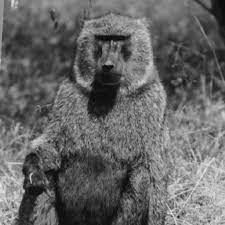
#> input picture image.jpg, 225 x 225 px
$ jupyter execute hw1_data_processing_q2.ipynb
#> lines starting #> are read from the running program, lines starting #| are printed output that depends on the picture
[cell 1]
#import libraries
import matplotlib.pyplot as plt
import imageio
import numpy as np
from skimage import io, color
import cv2

[cell 2]
def image_init_resize():
  image = io.imread("image.jpg")
#> image is the input picture: shape (225, 225, 3); min 0, max 241, mean 101.8
  new_image = cv2.resize(image, (512,512))
  new_image_array = np.array(new_image, dtype=int)
  fixed_image_arr = new_image_array[:, :, 0]
  return fixed_image_arr, image

[cell 3]
def sub_sample(D,image_array, function):
  new_size = image_array.shape / np.power(D, 1)
  new_image = np.zeros((int(new_size[0]), int(new_size[1])))
  for k in range(0, image_array.shape[0], D):
    for l in range(0, image_array.shape[1], D):
      val_vector = []
      for i in range(k, k+D):
        for j in range(l, l+D):
          val_vector.append(image_array[i][j])
      new_i = int(k / D)
      new_j = int(l / D)
      new_image[new_i, new_j] = function(val_vector)
  return new_image

[cell 4]
def reconstruction(image_arr_list):
  recon_list = []
  for b in range(1,9):
    D = 2**b
    image = image_arr_list[b-1]
    new_size = [image.shape[0]*D, image.shape[1]*D]
    new_image = np.zeros((int(new_size[0]), int(new_size[1])))
    for i in range(0, int(new_size[0])):
      for j in range(0, int(new_size[1])):
        new_image[i][j] = image[int(i / D), int(j / D)]
    recon_list.append(new_image)
  return recon_list

[cell 5]
def mse_error_calc(image_array, recon_image_array):
  image_array_flat = image_array.flatten()
  recon_image_array_flat = recon_image_array.flatten()
  err = np.sum((image_array_flat - recon_image_array_flat) ** 2)
  err /= (image_array.shape[0] * image_array.shape[1])
  return err

[cell 6]
def mad_error_calc(image_array, recon_image_array):
  image_array_flat = image_array.flatten()
  recon_image_array_flat = recon_image_array.flatten()
  err = np.sum(np.abs(image_array_flat - recon_image_array_flat))
  err /= (image_array.shape[0] * image_array.shape[1])
  return err

[cell 7]
def mse_sub_print(image_arr, subsampled_arr_mse):
  plt.figure(figsize=(20,8))
  for i in range(1,9):
    D = 2**i
    subsampled_arr_mse.append(sub_sample(D, image_arr, np.average))
    plt.subplot(2,4,i)
    plt.imshow(subsampled_arr_mse[i-1], cmap="gray")
    plt.title("D = " + str(D) + " MSE sub-sampling", fontweight="bold")
#> after the loop, subsampled_arr_mse = 8 items
  plt.show()
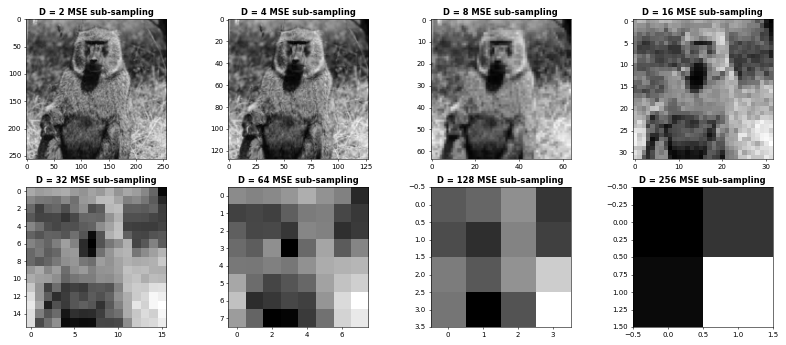
#> figure drawn by matplotlib, 8 panels
  return subsampled_arr_mse

[cell 8]
def mse_recon_print(subsampled_arr_mse):
  recon_image_arr = reconstruction(subsampled_arr_mse);
  plt.figure(figsize=(20,8))
  for i in range(1,9):
    plt.subplot(2,4,i)
    plt.imshow(recon_image_arr[i-1], cmap="gray")
    plt.title("D = " + str(2**i) + " MSE reconstruction", fontweight="bold")
  plt.show()
  return recon_image_arr

[cell 9]
def mad_sub_print(image_arr, subsampled_arr_mad):
  image_arr, img = image_init_resize()
  subsampled_arr_mad = []
  plt.figure(figsize=(20,8))
  for i in range(1,9):
    D = 2**i
    subsampled_arr_mad.append(sub_sample(D, image_arr, np.median))
    plt.subplot(2,4,i)
    plt.imshow(subsampled_arr_mad[i-1], cmap="gray")
    plt.title("D = " + str(D) + " MAD sub-sampling", fontweight="bold")
  plt.show()
  return subsampled_arr_mse

[cell 10]
def mad_recon_print(subsampled_arr_mad):
  recon_image_arr = reconstruction(subsampled_arr_mad);
  plt.figure(figsize=(20,8))
  for i in range(1,9):
    plt.subplot(2,4,i)
    plt.imshow(recon_image_arr[i-1], cmap="gray")
    plt.title("D = " + str(2**i) + " MAD reconstruction", fontweight="bold")
  plt.show()
  return recon_image_arr

[cell 11]
def error_print(image_arr, recon_arr_mse, recon_arr_mad):
  mse_error_arr = []
  plt.figure(figsize=(12,5))

  for i in range(1,9):
    recon_image = recon_arr_mse[i-1]
    mse_error_arr.append(mse_error_calc(image_arr, recon_image))
  plt.subplot(1,2,1)
  plt.plot([2**i for i in range(1,9)], mse_error_arr, "o", color="green")
  plt.title("MSE as a function of D")
  plt.xlabel("D value")
  plt.ylabel("MSE")

  mad_error_arr = []
  for i in range(1,9):
    recon_image = recon_arr_mad[i-1]
    mad_error_arr.append(mad_error_calc(image_arr, recon_image))
  plt.subplot(1,2,2)
  plt.plot([2**i for i in range(1,9)], mad_error_arr, "o", color="red")
  plt.title("MAD as a function of D")
  plt.xlabel("D value")
  plt.ylabel("MAD")

  plt.show()

[cell 12]
image_arr, img = image_init_resize()
subsampled_arr_mse = []
subsampled_arr_mad = []

First, we resized our image and changed its dimensions to 512x512.
Then, we refered $D=Nₓ=N_y=2^b$, for $b∈{1,...,8}$.

We obtained the following results for the requested ${J̃_i}_(i=1)^8$:

```
# This is formatted as code
```

[cell 13]
subsampled_arr_mse = mse_sub_print(image_arr, subsampled_arr_mse)
#> subsampled_arr_mse = 8 items

Next, We got the following results for the requested ${Ĵ_i}(i=1)^8$:

[cell 14]
subsampled_arr_mad = mad_sub_print(image_arr, subsampled_arr_mad)
#> subsampled_arr_mad = 8 items

Observing the two sets of the sub-sampled images, there are no big differences between them.
In addition, the noticable differences can be seen on images with higher D value, where every rectangular grid sample region is bigger, and in contrast - these differences are hardly noticed on images with lower D value, as also the image is getting sharper and clearer.

After implementing the standard reconstruction, we received the new sets of images ${k̃_i}_(i=1)^8$ and ${k̂_i}(i=1)^8$:

[cell 15]
recon_arr_mse = mse_recon_print(subsampled_arr_mse)
#> the loop in reconstruction, `for b in range(1,9):` made 8 passes
#> image on pass 8: [[88.61, 97.26], [90.36, 130.5]]
#> pass 1, in reconstruction, `image = image_arr_list[b-1]`:
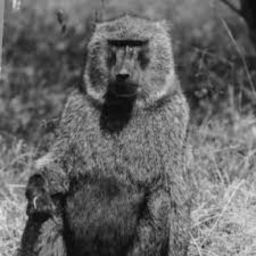
#> image: shape (256, 256) float64; min 4.75, max 235.5, mean 101.7
#> pass 2, in reconstruction, `image = image_arr_list[b-1]`:
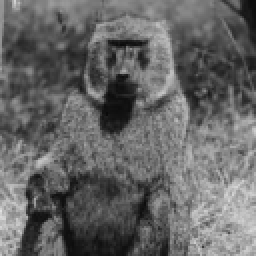
#> image: shape (128, 128) float64 (shown 2 times larger); min 10.19, max 224.1, mean 101.7
#> pass 3, in reconstruction, `image = image_arr_list[b-1]`:
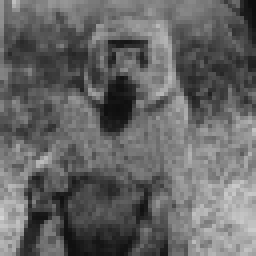
#> image: shape (64, 64) float64 (shown 4 times larger); min 13.06, max 211.7, mean 101.7
#> after the loop in reconstruction, `for b in range(1,9):`:
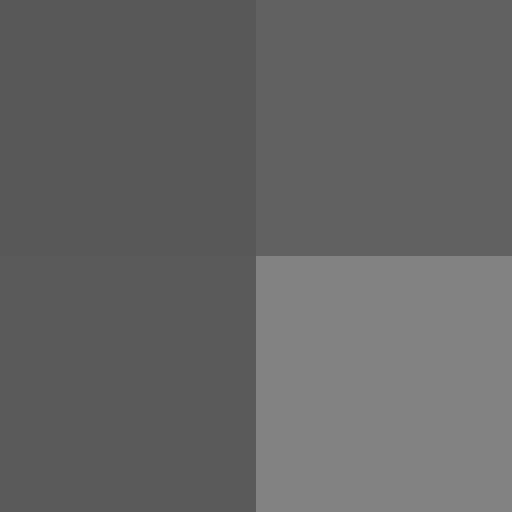
#> new_image: shape (512, 512) float64; min 88.61, max 130.5, mean 101.7
#> in mse_recon_print, `plt.show()`:
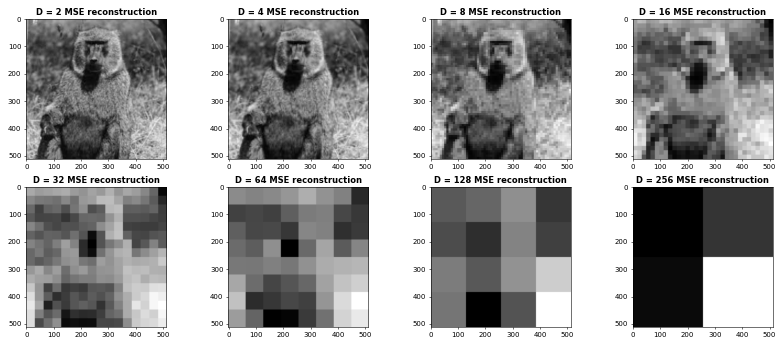
#> figure drawn by matplotlib, 8 panels
#> recon_arr_mse = 8 items

[cell 16]
recon_arr_mad = mad_recon_print(subsampled_arr_mad)
#> the loop in reconstruction (call 2), `for b in range(1,9):` made 8 passes
#> recon_arr_mad = 8 items

Comparing MSE and MAD of the sub-sampled images, as a function of the factor D, yielded the following graphs:

[cell 17]
error_print(image_arr, recon_arr_mse, recon_arr_mad)
#> the loop in error_print, `for i in range(1,9):` made 8 passes
#> after the loop in error_print, `for i in range(1,9):`: mse_error_arr = [18.04, 68.93, 178.7, 336, 566.5, 815.6, 1151.7, 1581]
#> the loop in error_print, `for i in range(1,9):` made 8 passes
#> after the loop in error_print, `for i in range(1,9):`: mad_error_arr = [3.04, 5.8, 9.63, 13.66, 18, 21.93, 27.28, 32.35]
#> in error_print, `plt.show()`:
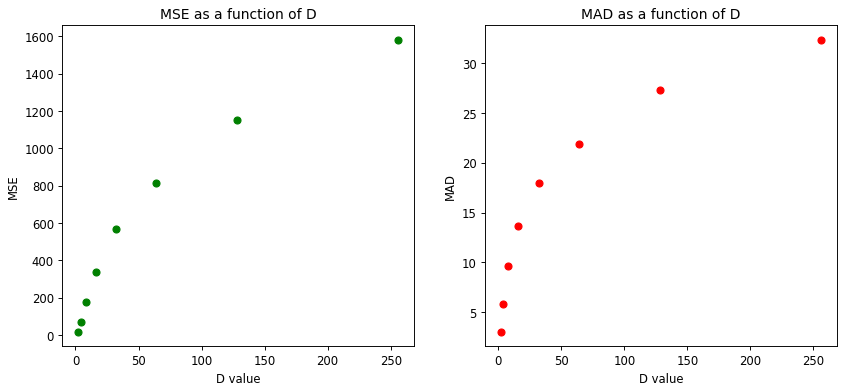
#> figure drawn by matplotlib, 2 panels
